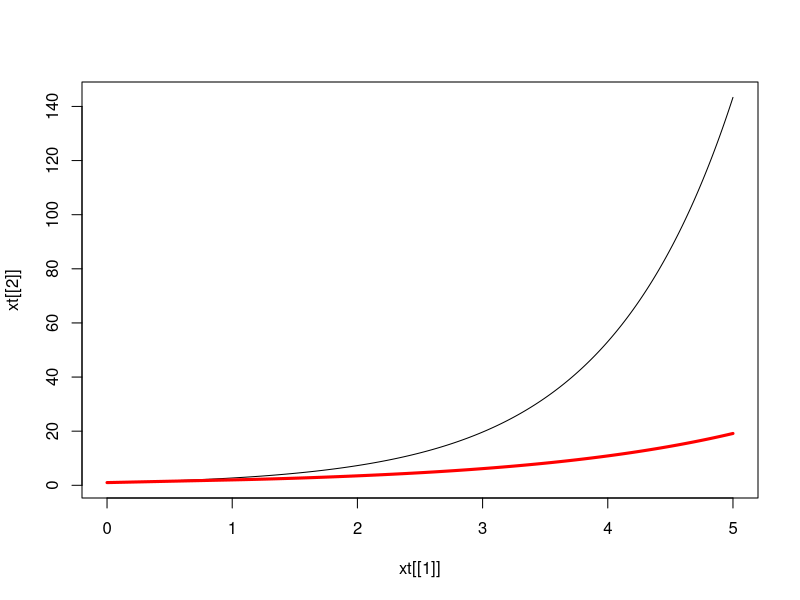

R code for this plot:
Solucion_sin_retardo <- function(){
   h = .01
   n = 5/h

   t = seq(0, 5, length.out=n)
   x = rep(0,n)

   x[1] = 1
   x1 = 1

   for (i in 2:n){
     x2 = x1 + h * x1
     x1 = x2
     x[i] = x1
   } 
   ret = list(t,x)
}

Solucion_UN_retardo <- function(){
   h = .01
   n = 5/h

   t = seq(0, 5, length.out=n)
   x = rep(0,n)

   tao = 1
   nt = tao/h

   xi = rep(1, nt)
   x = rep(0, n)
   x1 = xi[nt]
   x[1] = x1

   for (i in 2:nt){
     x2 = x1 + h * xi[i-1]
     x1 = x2
     x[i] = x1
   }

   x1 = x[nt]
   for (i in (nt+1):n){
     x2 = x1 + h * x[i-nt]
     x1 = x2
     x[i] = x1
   }
   ret = list(t, x)
}

xt = Solucion_sin_retardo()
#print(xt)

xtR = Solucion_UN_retardo()

plot(xt[[1]], xt[[2]], type='l')
points(xtR[[1]], xtR[[2]], type='l', col='red', lwd=3)



  
